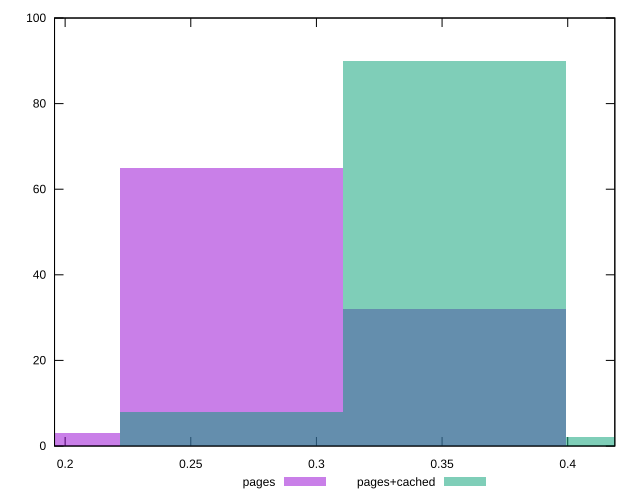

Here is the gnuplot script that generated this plot:
reset

$pages <<EOF
0.26633806622328626 65
0.17755871081552418 3
0.35511742163104837 32
EOF

$pagesCached <<EOF
0.26633806622328626 8
0.35511742163104837 90
0.4438967770388105 2
EOF

set key outside below
set boxwidth 0.08877935540776209
set xrange [0.1957827127216305:0.4187420416717832]
set yrange [0:100]
set trange [0:100]
set style fill transparent solid 0.5 noborder
set terminal svg size 640, 500 enhanced background rgb 'white'
set output "report_00009_2021-02-08T22-37-41.559Z/meta/pScore/comparison/histogram/0_vs_1.svg"

plot $pages title "pages" with boxes, \
     $pagesCached title "pages+cached" with boxes

reset
